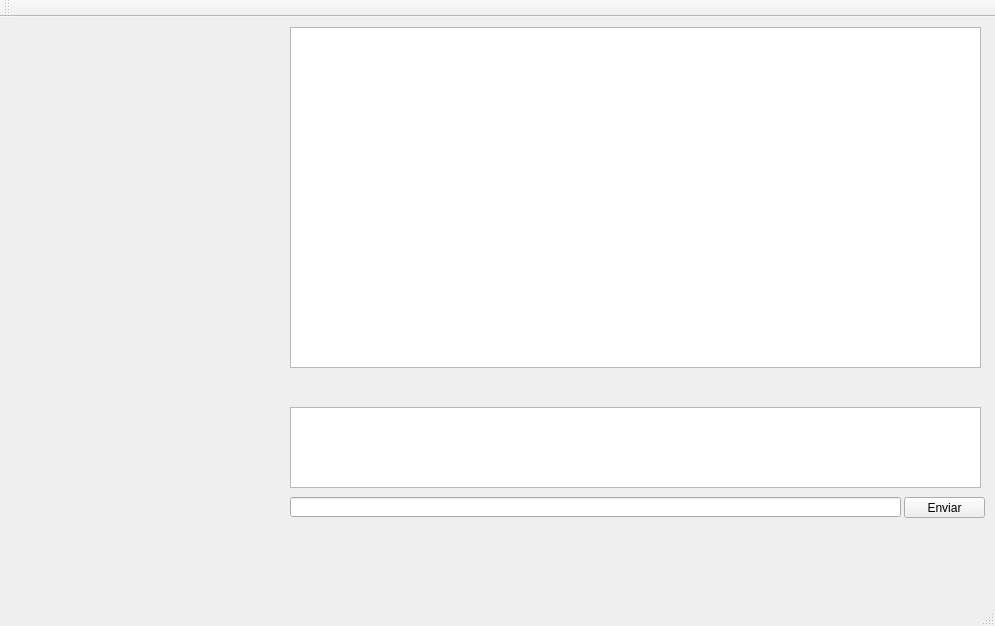
<?xml version="1.0" encoding="UTF-8"?>
<ui version="4.0">
 <class>MainWindow</class>
 <widget class="QMainWindow" name="MainWindow">
  <property name="geometry">
   <rect>
    <x>0</x>
    <y>0</y>
    <width>995</width>
    <height>626</height>
   </rect>
  </property>
  <property name="windowTitle">
   <string>MainWindow</string>
  </property>
  <property name="styleSheet">
   <string notr="true"/>
  </property>
  <widget class="QWidget" name="centralWidget">
   <widget class="QTableView" name="tableView">
    <property name="geometry">
     <rect>
      <x>290</x>
      <y>10</y>
      <width>691</width>
      <height>341</height>
     </rect>
    </property>
   </widget>
   <widget class="QLineEdit" name="input">
    <property name="geometry">
     <rect>
      <x>290</x>
      <y>480</y>
      <width>611</width>
      <height>20</height>
     </rect>
    </property>
   </widget>
   <widget class="QTextEdit" name="output">
    <property name="geometry">
     <rect>
      <x>290</x>
      <y>390</y>
      <width>691</width>
      <height>81</height>
     </rect>
    </property>
   </widget>
   <widget class="QPushButton" name="pushButton">
    <property name="geometry">
     <rect>
      <x>904</x>
      <y>480</y>
      <width>81</width>
      <height>21</height>
     </rect>
    </property>
    <property name="text">
     <string>Enviar</string>
    </property>
   </widget>
   <widget class="QWidget" name="treeWidget" native="true">
    <property name="geometry">
     <rect>
      <x>10</x>
      <y>10</y>
      <width>261</width>
      <height>541</height>
     </rect>
    </property>
   </widget>
  </widget>
  <widget class="QMenuBar" name="menuBar">
   <property name="geometry">
    <rect>
     <x>0</x>
     <y>0</y>
     <width>995</width>
     <height>21</height>
    </rect>
   </property>
  </widget>
  <widget class="QToolBar" name="mainToolBar">
   <attribute name="toolBarArea">
    <enum>TopToolBarArea</enum>
   </attribute>
   <attribute name="toolBarBreak">
    <bool>false</bool>
   </attribute>
  </widget>
  <widget class="QStatusBar" name="statusBar"/>
 </widget>
 <layoutdefault spacing="6" margin="11"/>
 <resources/>
 <connections/>
</ui>
